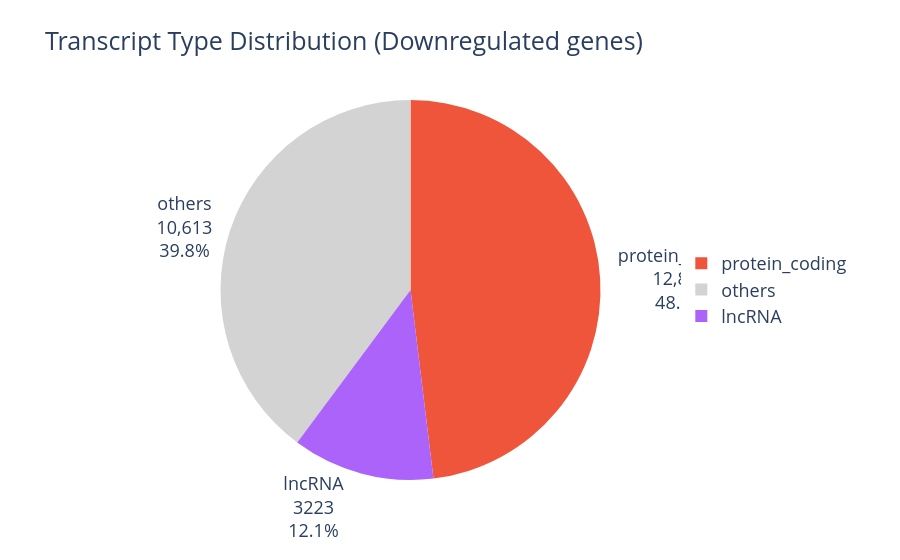

Notebook source saved alongside this figure:
### Code cell
# Define custom colors for each gene category
transcript_category_colors = {
    'protein_coding': '#EF553B',  # Red-orange (画像のmRNAに合わせて赤みがかったオレンジ色)
    'others': '#D3D3D3',  # LightGray (薄い灰色)
    'lncRNA': '#AB63FA'  # Purple (画像のDivergent p-lncRNAに合わせて紫色)
    # 'p-lncRNA, intergenic': '#4682B4',  # Steelblue (画像のIntergenic p-lncRNAに合わせてsteelblue)
    # 'e-lncRNA': '#00CC96'  # Teal-green (画像のe-lncRNAに合わせて緑色)
}

transcript_category_counts_down = (
    bottom5_genes
    .group_by("representative_transcript_type")  # Group by gene category column
    .agg(pl.len().alias("count"))  # Count occurrences
    .sort("count", descending=True)  # Sort by count in descending order
)

# Enhanced pie chart with custom colors
fig_basic = px.pie(
    transcript_category_counts_down.to_pandas(),  # Convert Polars to Pandas for plotly
    values='count',
    names='representative_transcript_type',
    title='Transcript Type Distribution (Downregulated genes)',
    color='representative_transcript_type',  # Add color parameter
    color_discrete_map=transcript_category_colors  # Apply custom color mapping
)

# Customize the appearance
fig_basic.update_traces(
    textposition='outside',  # Place text outside pie slices
    textinfo='value+percent+label',  # Show value, percentage and label
    hovertemplate='<b>%{label}</b><br>Count: %{value}<br>Percentage: %{percent}<extra></extra>'
)

# Update layout for better appearance
fig_basic.update_layout(
    font_size=18,
    showlegend=True,
    legend=dict(
        orientation="v",
        yanchor="middle",
        y=0.5,
        xanchor="left",
        x=1.01
    )
)

fig_basic.show()

### Figure 1 — Plotly figure (JSON) as saved in the notebook; plotly's stock layout.template omitted (floating-point values rounded to 4 significant figures)
{"data": [{"customdata": [["protein_coding"], ["others"], ["lncRNA"]], "domain": {"x": [0, 1], "y": [0, 1]}, "hovertemplate": "<b>%{label}</b><br>Count: %{value}<br>Percentage: %{percent}<extra></extra>", "labels": ["protein_coding", "others", "lncRNA"], "legendgroup": "", "marker": {"colors": ["#EF553B", "#D3D3D3", "#AB63FA"]}, "name": "", "showlegend": true, "textinfo": "value+percent+label", "textposition": "outside", "type": "pie", "values": [12807, 10613, 3223]}], "layout": {"font": {"size": 18}, "legend": {"orientation": "v", "tracegroupgap": 0, "x": 1.01, "xanchor": "left", "y": 0.5, "yanchor": "middle"}, "showlegend": true, "title": {"text": "Transcript Type Distribution (Downregulated genes)"}}}
